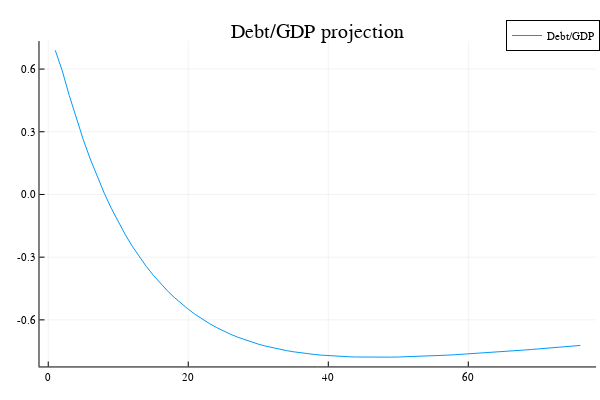

This figure's notebook cell:
### Code cell
debtGDP = debt./y

plot(debtGDP, title = "Debt/GDP projection", label = "Debt/GDP", size = (800, 640))

### Figure 1 — Plotly figure (JSON) as saved in the notebook; plotly's stock layout.template omitted (floating-point values rounded to 4 significant figures)
{"data": [{"colorbar": {"title": {"text": ""}}, "legendgroup": "Debt/GDP", "line": {"color": "rgba(0, 154, 250, 1.000)", "dash": "solid", "shape": "linear", "width": 1}, "mode": "lines", "name": "Debt/GDP", "showlegend": true, "type": "scatter", "x": [1, 2, 3, 4, 5, 6, 7, 8, 9, 10, 11, 12, 13, 14, 15, 16, 17, 18, 19, 20, 21, 22, 23, 24, 25, 26, 27, 28, 29, 30, 31, 32, 33, 34, 35, 36, 37, 38, 39, 40, 41, 42, 43, 44, 45, 46, 47, 48, 49, 50, 51, 52, 53, 54, 55, 56, 57, 58, 59, 60, 61, 62, 63, 64, 65, 66, 67, 68, 69, 70, 71, 72, 73, 74, 75, 76], "xaxis": "x", "y": [0.69, 0.5921, 0.4739, 0.3638, 0.2625, 0.1696, 0.08427, 0.006004, -0.0658, -0.1317, -0.1921, -0.2475, -0.2979, -0.3441, -0.3863, -0.4248, -0.4602, -0.4925, -0.5221, -0.5492, -0.5739, -0.5965, -0.6171, -0.6358, -0.6528, -0.6682, -0.6821, -0.6946, -0.7059, -0.7161, -0.7252, -0.7333, -0.7405, -0.7469, -0.7525, -0.7575, -0.7618, -0.7655, -0.7686, -0.7713, -0.7735, -0.7753, -0.7766, -0.7777, -0.7784, -0.7787, -0.7788, -0.7787, -0.7783, -0.7777, -0.7769, -0.7759, -0.7748, -0.7735, -0.7721, -0.7705, -0.7688, -0.767, -0.7651, -0.7631, -0.761, -0.7588, -0.7566, -0.7543, -0.7519, -0.7494, -0.7469, -0.7444, -0.7418, -0.7391, -0.7364, -0.7336, -0.7308, -0.728, -0.7251, -0.7222], "yaxis": "y", "zmax": null, "zmin": null}], "layout": {"annotations": [{"font": {"color": "rgba(0, 0, 0, 1)", "family": "sans-serif", "size": 20}, "rotation": 0, "showarrow": false, "text": "Debt/GDP projection", "x": 0.5296, "xanchor": "center", "xref": "paper", "y": 1, "yanchor": "top", "yref": "paper"}], "height": 400, "legend": {"bgcolor": "rgba(255, 255, 255, 1.000)", "bordercolor": "rgba(0, 0, 0, 1)", "borderwidth": 1, "font": {"color": "rgba(0, 0, 0, 1)", "family": "sans-serif", "size": 11}, "tracegroupgap": 0, "traceorder": "normal", "x": 1, "xanchor": "auto", "y": 1, "yanchor": "auto"}, "margin": {"b": 20, "l": 0, "r": 0, "t": 20}, "paper_bgcolor": "rgba(255, 255, 255, 1.000)", "plot_bgcolor": "rgba(255, 255, 255, 1.000)", "showlegend": true, "width": 600, "xaxis": {"anchor": "y", "domain": [0.06582, 0.9934], "gridcolor": "rgba(0, 0, 0, 0.1)", "gridwidth": 0.5, "linecolor": "rgba(0, 0, 0, 1)", "mirror": false, "range": [-1.25, 78.25], "showgrid": true, "showline": true, "showticklabels": true, "tickangle": 0, "tickcolor": "rgb(0, 0, 0)", "tickfont": {"color": "rgba(0, 0, 0, 1)", "family": "sans-serif", "size": 11}, "tickmode": "array", "ticks": "inside", "ticktext": ["0", "20", "40", "60"], "tickvals": [0, 20, 40, 60], "title": {"font": {"color": "rgba(0, 0, 0, 1)", "family": "sans-serif", "size": 15}, "text": ""}, "type": "linear", "visible": true, "zeroline": false, "zerolinecolor": "rgba(0, 0, 0, 1)"}, "yaxis": {"anchor": "x", "domain": [0.03762, 0.9415], "gridcolor": "rgba(0, 0, 0, 0.1)", "gridwidth": 0.5, "linecolor": "rgba(0, 0, 0, 1)", "mirror": false, "range": [-0.8229, 0.7341], "showgrid": true, "showline": true, "showticklabels": true, "tickangle": 0, "tickcolor": "rgb(0, 0, 0)", "tickfont": {"color": "rgba(0, 0, 0, 1)", "family": "sans-serif", "size": 11}, "tickmode": "array", "ticks": "inside", "ticktext": ["-0.6", "-0.3", "0.0", "0.3", "0.6"], "tickvals": [-0.6, -0.3, 0, 0.3, 0.6], "title": {"font": {"color": "rgba(0, 0, 0, 1)", "family": "sans-serif", "size": 15}, "text": ""}, "type": "linear", "visible": true, "zeroline": false, "zerolinecolor": "rgba(0, 0, 0, 1)"}}}
